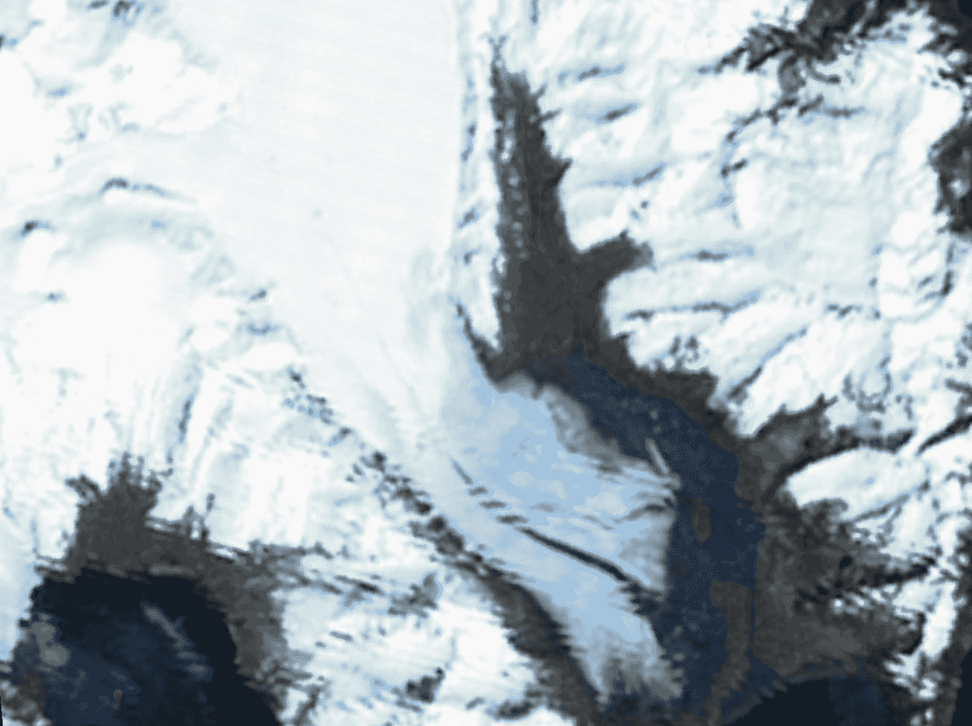
#> input picture Working_with_Image_Data/images/bearGlacier1980.png, 972 x 726 px, shrunk from 1502 x 1121 before the run
$ jupyter execute Example_5.ipynb
#> lines starting #> are read from the running program, lines starting #| are printed output that depends on the picture; after the words box and inside, x2 and y2 are one past the last pixel; in counts of white or black regions, pixels touching at a corner belong together
# Threshold Image of Bear Glacier

[cell 1]
import cv2
import matplotlib.pyplot as plt
import numpy as np

[cell 2]
glacier_1980 = cv2.imread('./images/bearGlacier1980.png') # By default converts image to the 3 channel BGR color image
#> glacier_1980 is the input picture: shape (726, 972, 3); mean B, G, R 187.6, 182.1, 172.4
glacier_1980 = cv2.cvtColor(glacier_1980, cv2.COLOR_BGR2GRAY) # Converts an image from one color space to another
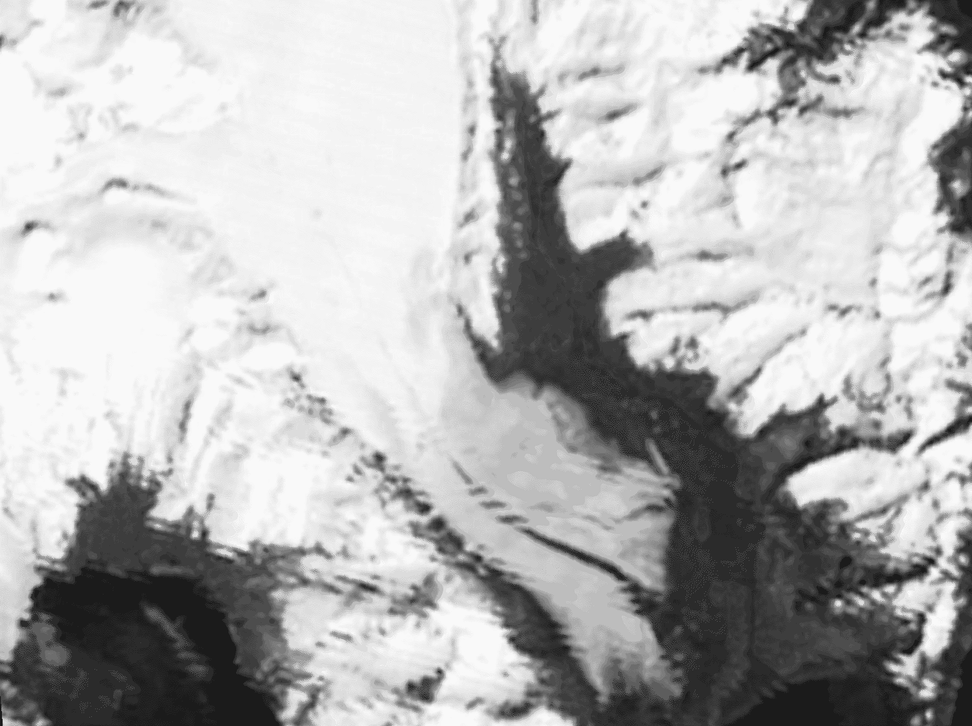
#> glacier_1980: shape (726, 972); min 13, max 251, mean 179.8

glacier_2011 = cv2.imread('./images/bearGlacier2011.png') # By default converts image to the 3 channel BGR color image
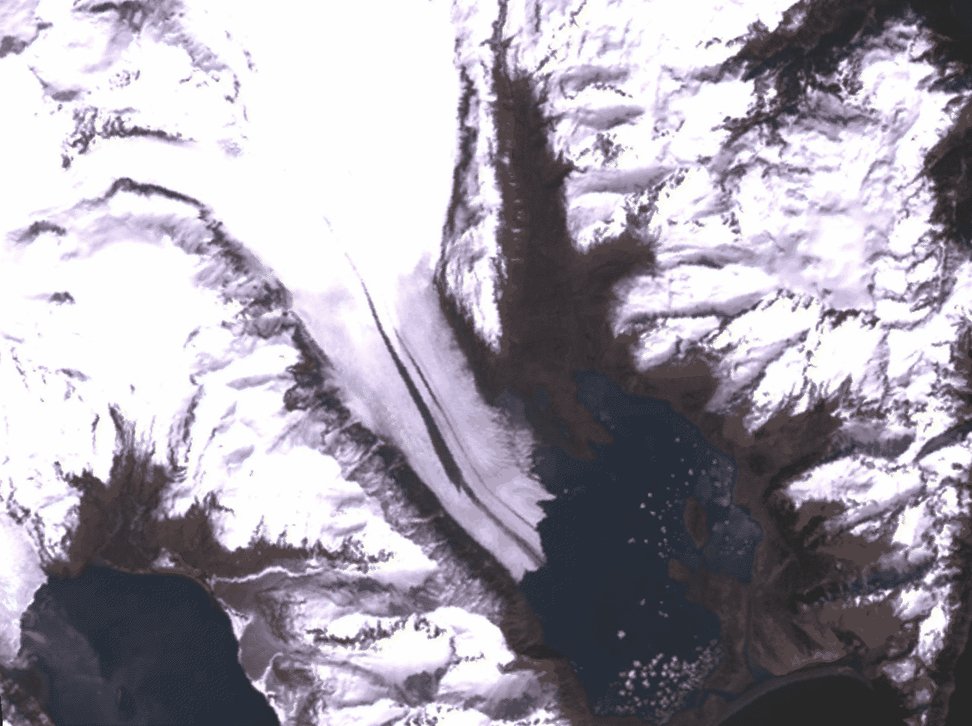
#> input picture Working_with_Image_Data/images/bearGlacier2011.png, 972 x 726 px, shrunk from 1502 x 1121 before the run
#> glacier_2011 is the input picture: shape (726, 972, 3); mean B, G, R 169.4, 159.4, 164.2
glacier_2011 = cv2.cvtColor(glacier_2011, cv2.COLOR_BGR2GRAY) # Converts an image from one color space to another
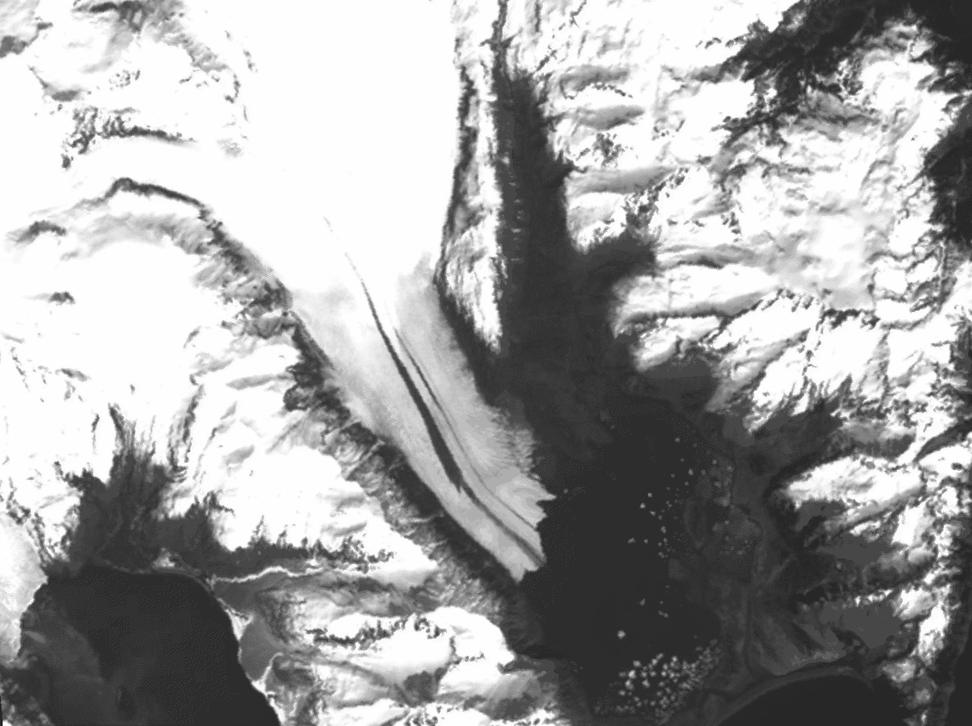
#> glacier_2011: shape (726, 972); min 23, max 255, mean 162

glacier_1980 = glacier_1980 / 255
glacier_2011 = glacier_2011 / 255
diff_ice = cv2.subtract(glacier_1980, glacier_2011)
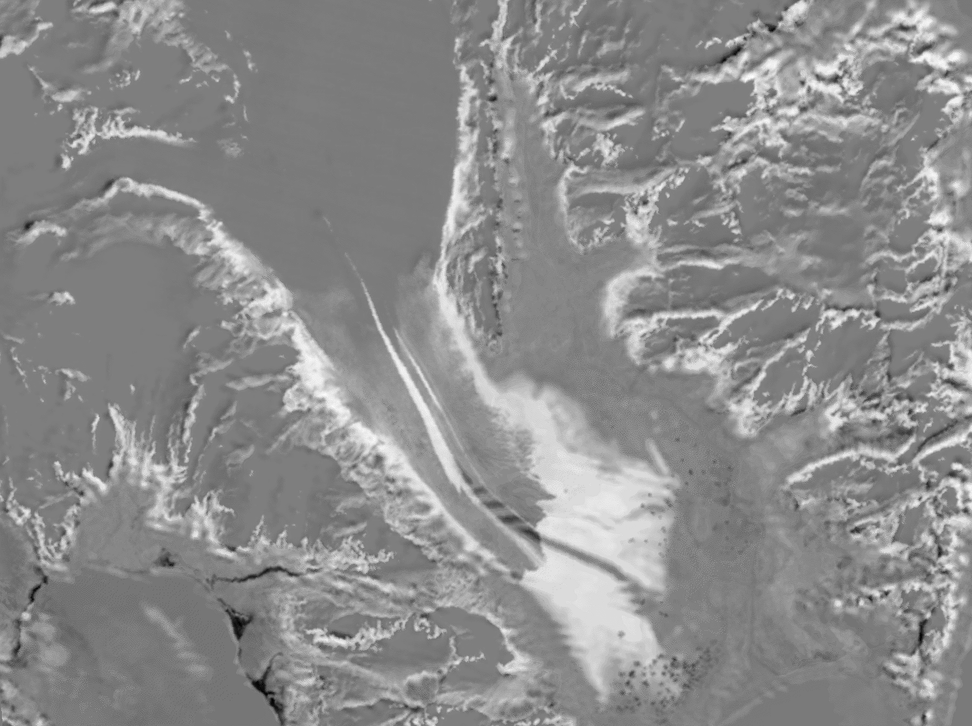
#> diff_ice: shape (726, 972) float64; min -0.82, max 0.792, mean 0.0701; drawn with min black and max white
diff_ice = (diff_ice - np.min(diff_ice)) / (np.max(diff_ice) - np.min(diff_ice)) # Scales values from 0 to 1

fig, axs = plt.subplots(1, 3, figsize=(20, 20))
axs[0].imshow(glacier_1980, cmap='gray')
axs[0].set_title('Glacier 1980')
axs[0].axis("off")
axs[1].imshow(glacier_2011, cmap='gray')
axs[1].set_title('Glacier 2011')
axs[1].axis("off")
axs[2].imshow(diff_ice, cmap='gray')
axs[2].set_title('Glacier 1980 - Glacier 2011')
axs[2].axis("off")
plt.show()

Bright regions of diffIce (e.g. areas that are close to white) represent places where there was more ice in 1980 than in 2011. This can be interpreted as lost ice over that time period.

[cell 3]
ice_1980 = diff_ice > 0.7
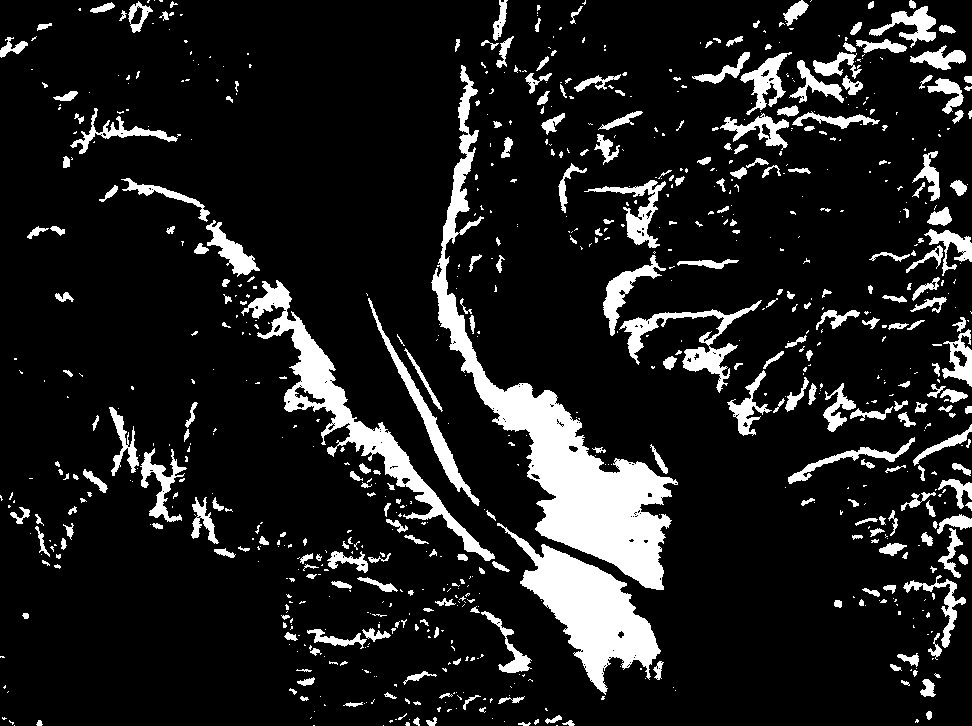
#> ice_1980: shape (726, 972) bool; 12.4% white; 814 white regions (529 under 20 px), largest, box (x1, y1, x2, y2) and area: (431, 65, 678, 590) 21036, (497, 523, 661, 695) 9622, (241, 280, 495, 561) 7981
plt.imshow(ice_1980, cmap='gray')
plt.axis("off")
plt.show()

Dark regions of diffIce represent the ice gained between 1980 and 2011.

[cell 4]
ice_2011 = diff_ice < 0.3
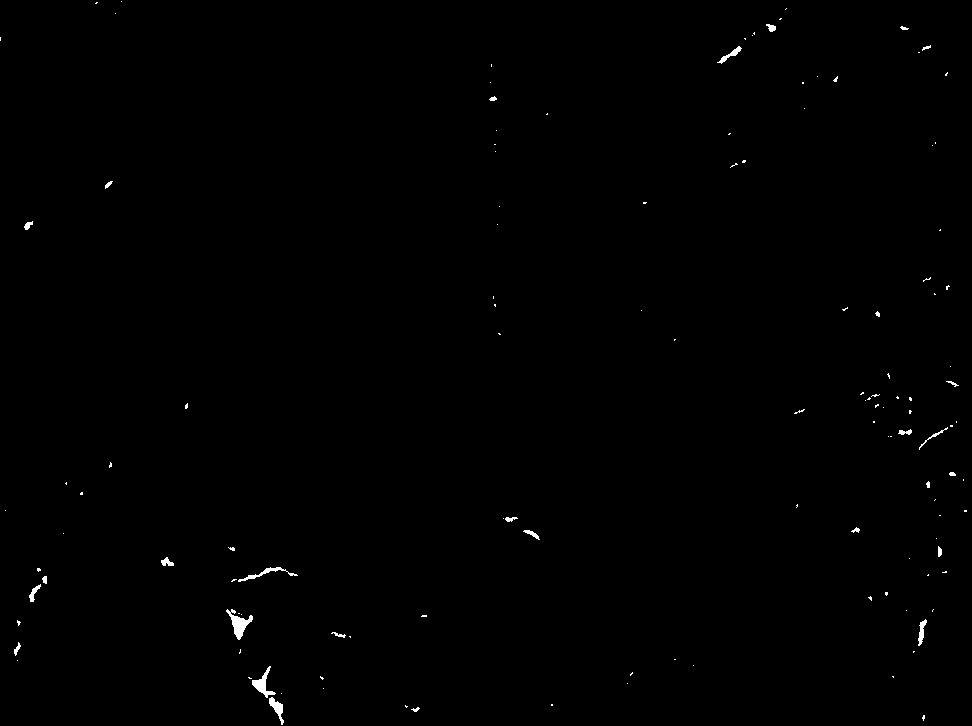
#> ice_2011: shape (726, 972) bool; 0.35% white; 127 white regions (100 under 20 px), largest, box (x1, y1, x2, y2) and area: (226, 609, 253, 640) 323, (252, 666, 276, 698) 249, (238, 567, 298, 582) 179
plt.imshow(ice_2011, cmap='gray')
plt.axis("off")
plt.show()

To calculate the percent of the image that lost ice, we can compare the number of white pixels in ice1980 to the total number of pixels in the image.

[cell 5]
ice_amount_1980 = np.count_nonzero(ice_1980)
#> ice_amount_1980 = 87800
num_pixels = ice_1980.size
#> num_pixels = 705672
lost_ice = ice_amount_1980 / num_pixels * 100
#> lost_ice = 12.44
print(f"Percent of lost ice: {lost_ice:.2f}%")
#| Percent of lost ice: 12.44%
